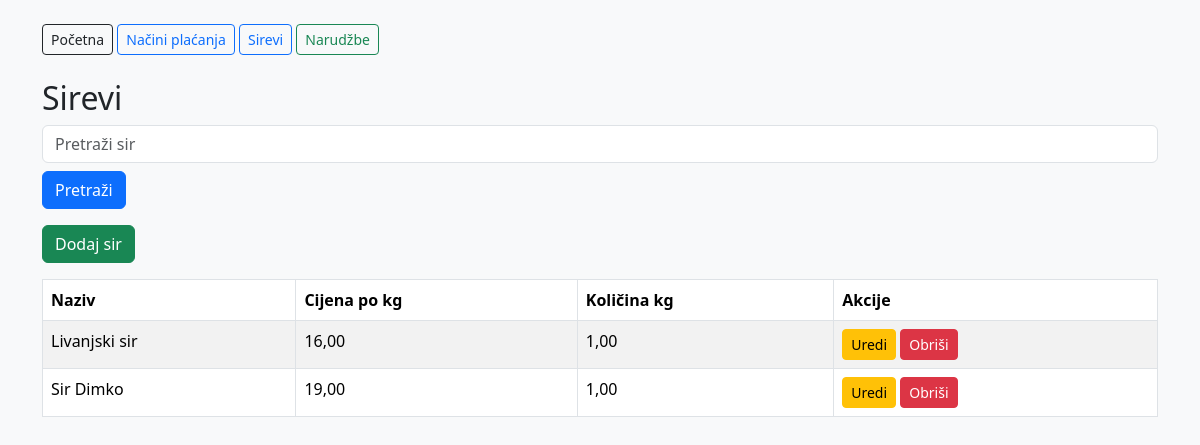
Page /sirevi/ on the committed database.
### sirana/models.py (models this page shows, shortened)
class Sir(models.Model):
    naziv = models.CharField(max_length=100)
    cijena_po_kg = models.DecimalField(max_digits=10, decimal_places=2)
    kolicina_kg = models.DecimalField(max_digits=10, decimal_places=2, default=0)
    zaProdaju = models.BooleanField(default=True)

### sirana/views.py (the view)
# urls.py: path("sirevi/", views.sir_list, name="sir_list"),
def sir_list(request):
    search = request.GET.get("search", "")
    sirevi = Sir.objects.all()
    if search:
        sirevi = sirevi.filter(naziv__icontains=search)
    return render(request, "sirana/sir_list.html", {
        "sirevi": sirevi,
        "search": search,
    })

### sirana/templates/sirana/sir_list.html
{% extends "sirana/base.html" %}
{% block content %}
<h2>Sirevi</h2>
<form method="get" class="mb-3">
    <input type="text" name="search" value="{{ search }}" class="form-control" placeholder="Pretraži sir">
    <button type="submit" class="btn btn-primary mt-2">Pretraži</button>
</form>
<a href="{% url 'sir_create' %}" class="btn btn-success mb-3">Dodaj sir</a>
<table class="table table-bordered table-striped bg-white">
    <thead>
        <tr>
            <th>Naziv</th>
            <th>Cijena po kg</th>
            <th>Količina kg</th>
            <th>Akcije</th>
        </tr>
    </thead>
    <tbody>
        {% for sir in sirevi %}
        <tr>
            <td>{{ sir.naziv }}</td>
            <td>{{ sir.cijena_po_kg }}</td>
            <td>{{ sir.kolicina_kg }}</td>
            <td>
                <a href="{% url 'sir_update' sir.id %}" class="btn btn-sm btn-warning">Uredi</a>
                <a href="{% url 'sir_delete' sir.id %}" class="btn btn-sm btn-danger">Obriši</a>
            </td>
        </tr>
        {% empty %}
        <tr>
            <td colspan="4">Nema sireva.</td>
        </tr>
        {% endfor %}
    </tbody>
</table>
{% endblock %}

### rows in the picture
Sir: naziv "Livanjski sir", cijena_po_kg "16,00", kolicina_kg "1,00"
Sir: naziv "Sir Dimko", cijena_po_kg "19,00", kolicina_kg "1,00"
